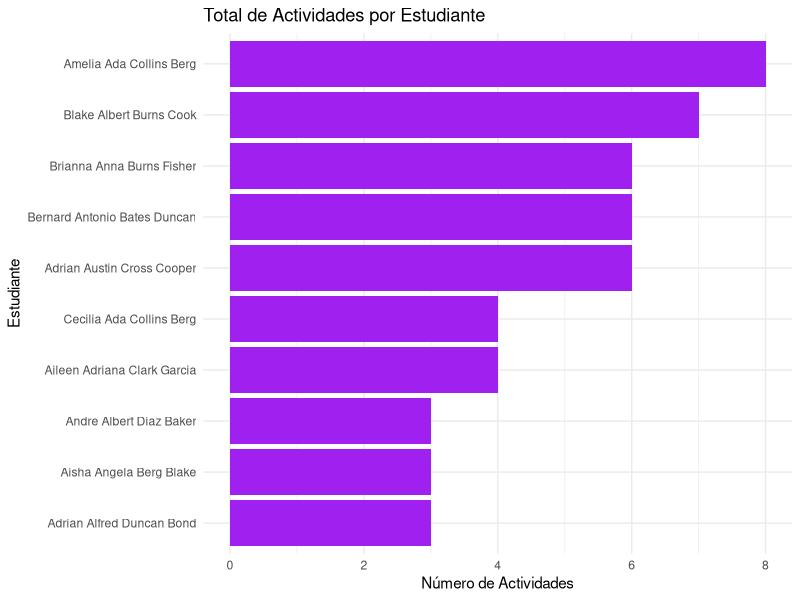

Write R code to recreate this figure.
#instalamos los paquetes
install.packages("DBI")
install.packages("dplyr")
install.packages("ggplot2")
install.packages("caret")

#llamamos a los paquetes
library(DBI)
library(dplyr)
library(ggplot2)
library(caret)

nombres_hombres <- c(
  "Aaron", "Abel", "Abraham", "Adam", "Adrian", "Aiden", "Alan", "Albert", "Alec", "Alexander",
  "Alfred", "Andre", "Andres", "Angelo", "Anthony", "Antonio", "Arthur", "Asher", "Austin", "Benjamin",
  "Bernard", "Blake", "Boris", "Brad", "Brandon")

nombres_mujeres <- c(
  "Ada", "Adele", "Adriana", "Aileen", "Aisha", "Alicia", "Amara", "Amelia", "Ana", "Andrea",
  "Angela", "Anna", "Ariana", "Astrid", "Aurora", "Beatrice", "Bella", "Bianca", "Blanca", "Brianna",
  "Camila", "Carla", "Caroline", "Carmen", "Cecilia")

apellidos <- c(
  "Adams", "Allen", "Anderson", "Armstrong", "Baker", "Bates", "Bell", "Bennett", "Benson", "Berg",
  "Black", "Blake", "Bond", "Booth", "Bowers", "Boyd", "Bradley", "Brooks", "Brown", "Bryant",
  "Burke", "Burns", "Butler", "Campbell", "Carter", "Chapman", "Clark", "Collins", "Cook", "Cooper",
  "Cox", "Craig", "Cross", "Curtis", "Davis", "Day", "Dean", "Diaz", "Dixon", "Douglas",
  "Duncan", "Edwards", "Ellis", "Evans", "Fisher", "Fitzgerald", "Foster", "Fox", "Franklin", "Garcia")

actividades_academicas <- c(
  "Taller de Escritura Creativa",
  "Clase Magistral de Matematicas Avanzadas",
  "Seminario de Fisica Cuantica",
  "Curso de Programacion en Python",
  "Conferencia de Inteligencia Artificial",
  "Mesa Redonda sobre Cambio Climatico",
  "Taller de Resolucion de Problemas",
  "Curso de Estadistica Aplicada",
  "Charla sobre Etica Profesional",
  "Laboratorio de Quimica Experimental",
  "Estudio de Caso en Economia",
  "Clinica de Diseno Grafico",
  "Workshop de Emprendimiento",
  "Taller de Oratoria y Debate",
  "Seminario sobre Literatura Clasica",
  "Practicas de Biologia Molecular",
  "Simposio de Ingenieria Civil",
  "Curso de Historia del Arte",
  "Taller de Redaccion Cientifica",
  "Conferencia sobre Energias Renovables"
)

actividades_recreativas <- c(
  "Caminata en la naturaleza",
  "Taller de pintura al oleo",
  "Clase de yoga",
  "Sesion de meditacion guiada",
  "Torneo de videojuegos",
  "Taller de cocina internacional",
  "Cine al aire libre",
  "Maraton de series",
  "Jornada de fotografia",
  "Clase de baile salsa",
  "Taller de ceramica",
  "Busqueda del tesoro",
  "Concurso de karaoke",
  "Clase de defensa personal",
  "Torneo de ajedrez",
  "Sesion de lectura al aire libre",
  "Clases de jardineria",
  "Taller de escritura creativa",
  "Escalada en muro",
  "Torneo de voleibol",
  "Excursion en bicicleta",
  "Dia de juegos de mesa",
  "Taller de origami",
  "Clase de musica con ukelele",
  "Carrera de obstaculos",
  "Dia de picnic comunitario",
  "Taller de maquillaje artistico",
  "Maraton de peliculas",
  "Cata de chocolates",
  "Taller de costura y bordado",
  "Juegos acuaticos",
  "Festival de talentos",
  "Taller de teatro improvisado",
  "Noche de astronomia",
  "Clase de natacion",
  "Taller de bricolaje",
  "Yoga en pareja",
  "Sesion de dibujo al natural",
  "Campeonato de ping pong",
  "Competencia de rompecabezas"
)

actividades_sociales <- c(
  "Cena comunitaria",
  "Reunion de bienvenida",
  "Evento de intercambio cultural",
  "Fiesta tematica de disfraces",
  "Reunion de networking",
  "Cafecito literario",
  "Barbacoa al aire libre",
  "Evento de intercambio de libros",
  "Tarde de bingo",
  "Celebracion de cumpleanos grupal",
  "Taller de voluntariado",
  "Reunion de planificacion de eventos",
  "Fiesta de ano nuevo",
  "Reunion de recaudacion de fondos",
  "Encuentro de antiguos alumnos",
  "Taller de inclusion social",
  "Charla motivacional grupal",
  "Convivencia con juegos de integracion",
  "Fiesta sorpresa de agradecimiento",
  "Mesa redonda sobre liderazgo",
  "Encuentro intergeneracional",
  "Cena de gala",
  "Cafe filosofico",
  "Tarde de cine y conversacion",
  "Mercado de trueque",
  "Encuentro tematico cultural",
  "Jornada de limpieza comunitaria",
  "Campana de donacion de ropa",
  "Fiesta de despedida",
  "Rally de integracion",
  "Festival de danza comunitaria",
  "Feria de emprendimiento social",
  "Encuentro deportivo amistoso",
  "Taller de liderazgo juvenil",
  "Evento de adopcion de mascotas",
  "Fiesta en la playa",
  "Celebracion del dia de la amistad",
  "Jornada de reflexion grupal",
  "Dia de agradecimiento comunitario",
  "Noche de talentos"
)

generadorNombre <- function (nombres, apellidos, tamanoDelVector) {
  n <- tamanoDelVector
  segundoNombre <- sample(nombres, n, replace = T)
  primerNombre <- sample(nombres, n, replace = T)
  segundoApellido <- sample(apellidos, n, replace = T)
  primerApellidos <- sample(apellidos, n, replace = T)
  nombresVacios <- rep("", round(length(nombres)/6))
  fullName <- gsub(" +", " ", paste(primerNombre, segundoNombre, primerApellidos, segundoApellido))
  return(fullName)
}

generadorCorreos <- function(fullName) {
  partes <- strsplit(fullName, " ")[[1]]
  primer_nombre <- partes[1]
  primer_apellido <- partes[length(partes)-1]
  segundo_apellido <- partes[length(partes)]
  correo <- paste0(substr(primer_nombre, 1, 1),
                   primer_apellido,
                   substr(segundo_apellido, 1, 1),
                   "@ipn.mx")
  correo <- tolower(correo)
  return(correo)
}

nombresHombres <- generadorNombre(nombres_hombres, apellidos, 5)
correosMasc <- sapply(nombresHombres, generadorCorreos)
generoMasculino <- rep("Masculino", length(correosMasc))

nombresMujeres <- generadorNombre(nombres_mujeres, apellidos, 5)
correosFem <- sapply(nombresMujeres, generadorCorreos)
generoFemenino <- rep("Femenino", length(correosFem))

dfStudents <- data.frame(
    Nombre = c(nombresHombres, nombresMujeres),
    Genero = c(generoMasculino, generoFemenino),
    Correo = c(correosMasc, correosFem)
  )

dfStudents$Edad <- sample(18:40, size = nrow(dfStudents), replace = T)

actividades <- c(actividades_academicas, actividades_recreativas, actividades_sociales)
dfStudents$Titulo <- sample(actividades, size = nrow(dfStudents), replace = T)

start_date <- as.Date("2024-01-01")
fechas <- seq(from = start_date, by = "year", length.out = nrow(dfStudents))
dfStudents$Fecha <- sample(fechas, size = nrow(dfStudents), replace = T)

#dfStudents$Tipo <- sample(actividades, size = nrow(dfStudents), replace = T)

generarDuracion <- function (fecha){
  anio <- format(fecha, "%y")
  meses <- sample(0:5, 1)
  dias <- sample(0:30, 1)
  fechaInicio <- fecha
  fechaTermino <- fechaInicio + (meses * 30) + dias
  return(paste(fechaInicio, "a", fechaTermino))
}

dfStudents$Duracion <- sapply(dfStudents$Fecha, generarDuracion)

dfStudents$id_estudiantes <- 1:nrow(dfStudents)

View(dfStudents)

dfActividades <- data.frame(
  id_actividad = 1:length(actividades),
  Titulo = actividades,
  Tipo = c(rep("Academica", length(actividades_academicas)),
           rep("Recreativa", length(actividades_recreativas)),
           rep("Social", length(actividades_sociales)))
)

View(dfActividades)

num_interacciones <- 50
dfInteracciones <- data.frame(
  id_estudiantes = sample(dfStudents$id_estudiantes, num_interacciones, replace = T),
  id_actividad = sample(dfActividades$id_actividad, num_interacciones, replace = T),
  Fecha = sample(seq.Date(as.Date("2024-01-01"), as.Date("2024-12-31"), by = "day"), num_interacciones, replace = T)
)

View(dfInteracciones)

#Manipulacion
#Mas de 5 Actividades
estudiantes_actividades <- dfInteracciones %>%
  group_by(id_estudiantes) %>%
  summarise(total_actividades = n()) %>%
  filter(total_actividades > 5)

estudiantes_con_mas_de_5 <- estudiantes_actividades %>%
  inner_join(dfStudents, by = "id_estudiantes") %>%
  select(Nombre, Genero, Correo, total_actividades)
print(estudiantes_con_mas_de_5)

#Actividades populares
dfActividades <- dfActividades %>%
  mutate(Tipo = case_when(
    Titulo %in% actividades_academicas ~ "Academica",
    Titulo %in% actividades_recreativas ~ "Recreativa",
    Titulo %in% actividades_sociales ~ "Social",
    TRUE ~ "Otro"
  ))

actividades_populares <- dfInteracciones %>%
  inner_join(dfActividades, by = "id_actividad") %>%
  group_by(Tipo, Titulo) %>%
  summarise(total_participantes = n(), .groups = "drop") %>%
  arrange(Tipo, desc(total_participantes))

print(actividades_populares)

#porcentaje de estudiantes por genero en cada tipo de actividad
datos_completos <- dfInteracciones %>%
  inner_join(dfStudents, by = "id_estudiantes") %>%
  inner_join(dfActividades, by = "id_actividad")

porcentaje_genero <- datos_completos %>%
  group_by(Tipo, Genero) %>%
  summarise(total = n(), .groups = "drop") %>%
  group_by(Tipo) %>%
  mutate(porcentaje = (total / sum(total)) * 100) %>%
  arrange(Tipo, desc(porcentaje))

print(porcentaje_genero)


#agregar columnas calculadas, como la duracion promedio de actividades por estudiante
#esta calculada la duracion en dias
datos_completos <- datos_completos %>%
  mutate(
    Inicio = as.Date(sub(" a .*", "", Duracion)),
    Termino = as.Date(sub(".* a ", "", Duracion)),
    Duracion_dias = as.numeric(Termino - Inicio) 
  )

duracion_promedio_estudiantes <- datos_completos %>%
  group_by(id_estudiantes) %>%
  summarise(
    Nombre = first(Nombre),
    Duracion_promedio = mean(Duracion_dias, na.rm = TRUE),
    total_actividades = n(),
    .groups = "drop"
  ) %>%
  arrange(desc(Duracion_promedio))

print(duracion_promedio_estudiantes)

#Graficos
ggplot(duracion_promedio_estudiantes, aes(x = reorder(Nombre, total_actividades), y = total_actividades)) +
  geom_bar(stat = "identity", fill = "purple") +
  coord_flip() +
  labs(
    title = "Total de Actividades por Estudiante",
    x = "Estudiante",
    y = "Número de Actividades"
  ) +
  theme_minimal()

#tabla resumen

head(dfInteracciones %>%
       inner_join(dfStudents, by = "id_estudiantes") %>%
       inner_join(dfActividades, by = "id_actividad"))
head(dfActividades)

tabla_resumen <- dfInteracciones %>%
  inner_join(dfStudents, by = "id_estudiantes") %>%
  inner_join(dfActividades, by = "id_actividad") %>%
  group_by(id_estudiantes) %>%
  summarise(
    Nombre = first(Nombre),
    Genero = first(Genero),
    Edad = first(Edad),
    total_actividades = n(),
    recreativas = sum(Tipo == "Recreativa", na.rm = TRUE),
    sociales = sum(Tipo == "Social", na.rm = TRUE),
    academicas = sum(Tipo == "Academica", na.rm = TRUE)
  )

print(tabla_resumen)

#variable objetivo
tabla_resumen <- tabla_resumen %>%
  mutate(
    participa_recreativa = sample(c(0, 1), size = n(), replace = TRUE, prob = c(0.5, 0.5))
  )

table(tabla_resumen$participa_recreativa)
